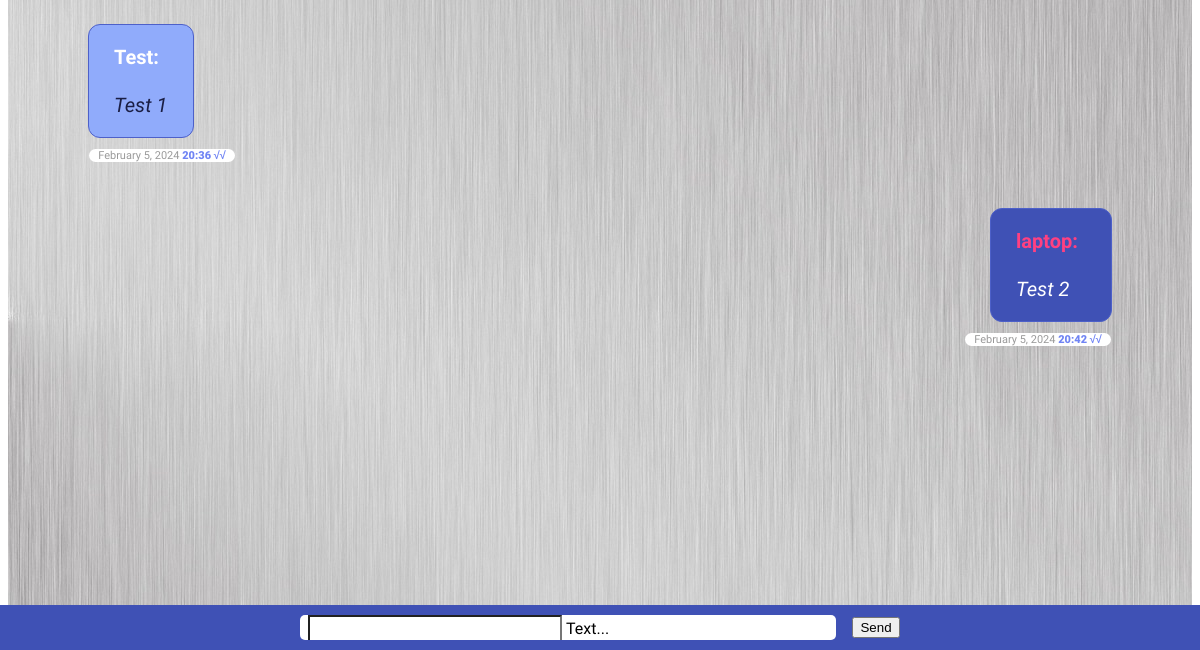
The page / (signed in, lower part) on the database as committed earlier.
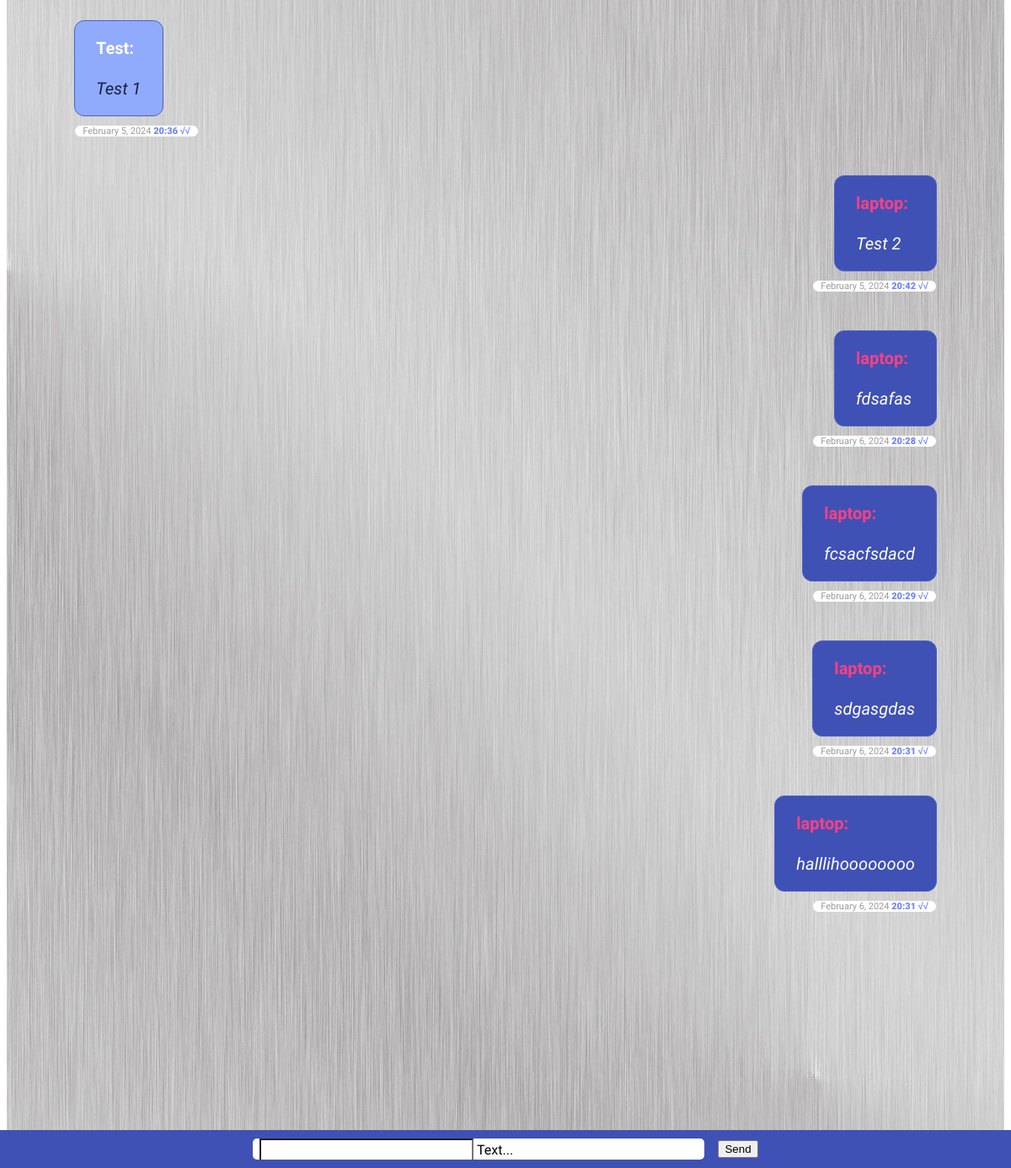
The same page on the database as committed later.
### chat/models.py (models this page shows)
class Message(models.Model):
    text = models.CharField(max_length=500)
    created_at = models.DateTimeField(default=datetime.now)
    chat = models.ForeignKey(Chat, on_delete=models.CASCADE, related_name='chat_message_set', default=None, blank=True, null=True)
    author = models.ForeignKey(settings.AUTH_USER_MODEL, on_delete=models.CASCADE, related_name='author_message_set')
    receiver = models.ForeignKey(settings.AUTH_USER_MODEL, on_delete=models.CASCADE, related_name='receiver_message_set')

### chat/views.py (the view, shortened to what this page needs)
# urls.py: path('', index, name='index'),
@login_required(login_url = '/login/')
def index(request):
   myChat = Chat.objects.get(id=1)
   chatMessages = Message.objects.filter(chat__id=1)
   return render(request, 'chat/index.html', {'messages': chatMessages})

### chat/templates/chat/index.html (shortened to what this page needs)
{% extends "base.html" %}
{% block content %}
{% if request.user.is_authenticated %}
<div class="message-container" id="messageContainer">
{% for message in messages %}
          {% if message.author == request.user %}
          <div class="wrapper-maim-user">
            <div class="main-user date-border">
                <span> <b class="color-red">{{ message.author }}:</b><br><br><i class="text-main ">{{ message.text }}</i></span>
                <span class="main-user-time">
                  <span class="color-gray">{{ message.created_at|date:"F" }}</span>
                  <span class="color-gray">{{ message.created_at|date:"j" }},</span>
                  <span class="color-gray">{{ message.created_at|date:"Y" }}</span>
                  <span class="color-blue"><b class="fw-900">{{ message.created_at|date:"H:i" }} √√</b></span>
                </span>
            </div>
          </div>
{% else %}
          <div class="wrapper-other-user">
             <div class="other-user c-gray bg-other-user date-border">
               <span> <b class="text-main mr-8">{{ message.author }}:</b><br><br><i class="color-d-gray">{{ message.text }}</i></span>
                <span class="other-user-time">
                <span class="color-gray">{{ message.created_at|date:"F" }}</span>
                <span class="color-gray">{{ message.created_at|date:"j" }},</span>
                <span class="color-gray">{{ message.created_at|date:"Y" }}</span>
                <span class="color-blue"><b class="fw-900">{{ message.created_at|date:"H:i" }} √√</b></span>
              </span>
             </div>
         </div>
{% endif %}
  {% endfor %}
</div>
<div class="form-container">
     <form onsubmit="sendMessage() ; return false;"   method="post">
       <div class="form-content" >
       <div class="mdl-textfield ptb-10 pl-8 mdl-textfield-width mdl-js-textfield mdl-textfield--floating-label mdl-bg">
          <input class="mdl-textfield__input p-0 mdl-textfield__input-style" name="textmessage" type="text" id="messageField" />
          <label class="mdl-textfield__label" for="messageField">Text...</label>
       </div>
       <div class="send-btn">
         <button  class="mdl-button mdl-js-button mdl-button--raised mdl-js-ripple-effect mdl-button--accent">Send</button>
       </div>
          </div>
     </form>
</div>
{% else %}
  <h1>Nicht eigeloggt</h1>
  <p>Du bist aktuell nicht eingelogt, <br>
  bitte <a href="/login/">hier</a> einlogen.</p>
{% endif %}
{% endblock %}

Rows that differ between the two databases and show on the page:
added Message: author "laptop", text "fdsafas", created_at "February", created_at "6", created_at "2024", created_at "20:28"
added Message: author "laptop", text "fcsacfsdacd", created_at "February", created_at "6", created_at "2024", created_at "20:29"
added Message: author "laptop", text "sdgasgdas", created_at "February", created_at "6", created_at "2024", created_at "20:31"
added Message: author "laptop", text "halllihoooooooo", created_at "February", created_at "6", created_at "2024", created_at "20:31"
